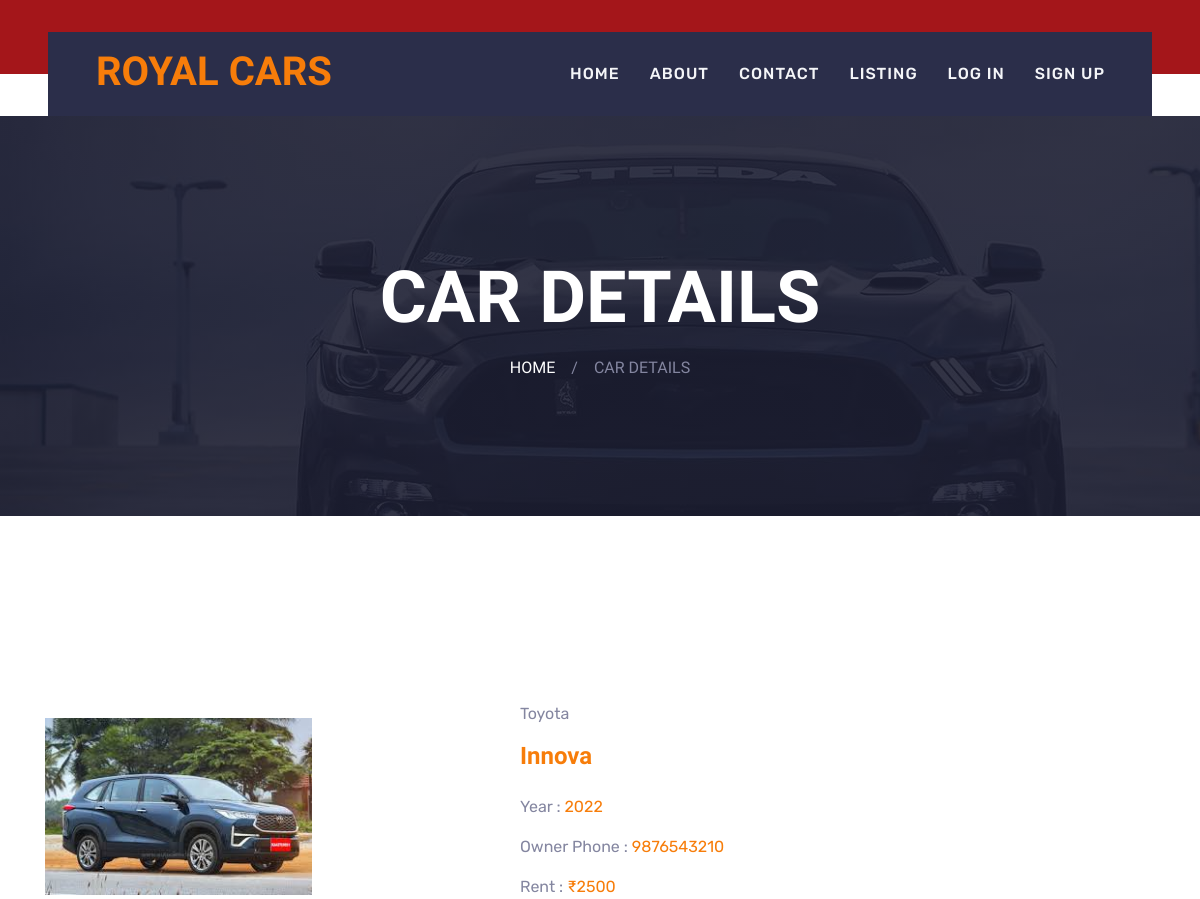
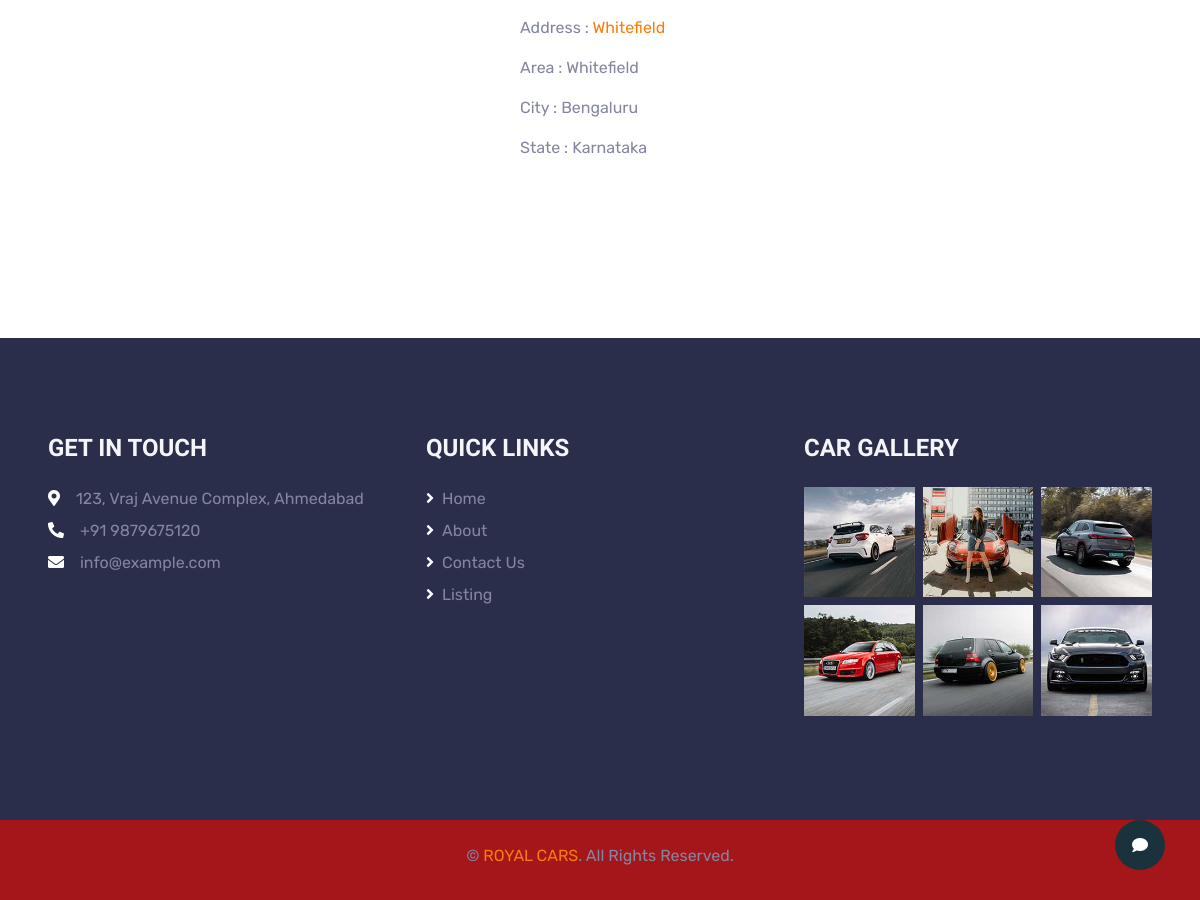
Page /viewcar/1 on the committed database (2 pictures, top to bottom).
### myapp/models.py (models this page shows, shortened)
class Vehicle(models.Model):
    vendor = models.ForeignKey(login_table, on_delete=models.CASCADE)
    company = models.CharField(max_length=255)
    model_name = models.CharField(max_length=255)
    model_year = models.CharField(max_length=255)
    rent_perday = models.IntegerField()
    location = models.CharField(max_length=255)
    area = models.ForeignKey(Area, on_delete=models.CASCADE)
    city = models.ForeignKey(City, on_delete=models.CASCADE)
    state = models.ForeignKey(State, on_delete=models.CASCADE)
    model_photo = models.ImageField(upload_to="photos")
    rc_book = models.FileField(upload_to="pdfs",default="", null=True, blank=True)
    def photos(self):
        return mark_safe('<img src ="{}" width ="100"/>'.format(self.model_photo.url))
    photos.allow_tags = True

class login_table(models.Model):
    name = models.CharField(max_length=100)
    email_id=models.EmailField()
    phone_no=models.CharField(max_length=15)
    password = models.CharField(max_length=300, default="admin")
    photo = models.ImageField(upload_to="photos")
    dob = models.DateField()
    address = models.TextField()
    def photos(self):
        return mark_safe('<img src ="{}" width ="100"/>'.format(self.photo.url))
    photos.allow_tags = True
    ROLE = (
        ("Lessor", "Lessor"),
        ("Lessee", "Lessee")
    )
    usertype = models.CharField(max_length=100,choices=ROLE)
    is_verified = models.BooleanField(default=False)
    comments = models.CharField(max_length=100,default="")

class Area(models.Model):
    name = models.CharField(max_length=255)
    city = models.ForeignKey(City, on_delete=models.CASCADE)
    def __str__(self):
        return self.name

class City(models.Model):
    name = models.CharField(max_length=255)
    state = models.ForeignKey(State, on_delete=models.CASCADE)
    def __str__(self):
        return self.name

class State(models.Model):
    name = models.CharField(max_length=255)
    def __str__(self):
        return self.name

### myapp/views.py (the view)
# urls.py: path("viewcar/<int:cid>", views.viewcar, name="viewcar"),
def viewcar(request, cid):
    try:
        uid = request.session['log_id']
        userdata = login_table.objects.get(id=uid)
        Owner = False
        if userdata.usertype == "Lessor":
            Owner = True
            print(userdata.usertype)
        statedetail = State.objects.all()
        citydetail = City.objects.all()
        areadetail = Area.objects.all()
        try:
            cardata = Vehicle.objects.get(id=cid)
            carownerid = cardata.vendor.id
            Mycar = False
            if carownerid == uid:
                Mycar = True
            context = {
                'userdata': userdata,
                'Owner': Owner,
                'statedetail': statedetail,
                'citydetail': citydetail,
                'areadetail': areadetail,
                'cardata': cardata,
                'Mycar': Mycar,
            }
            return render(request, 'viewcar.html', context)
        except:
            pass
    except:
        pass
    statedetail = State.objects.all()
    citydetail = City.objects.all()
    areadetail = Area.objects.all()
    try:
        cardata = Vehicle.objects.get(id=cid)
        context = {
            'statedetail': statedetail,
            'citydetail': citydetail,
            'areadetail': areadetail,
            'cardata': cardata,
        }
        return render(request, 'viewcar.html', context)
    except:
        pass
    return redirect('/mycars')

### myapp/templates/viewcar.html (shortened to what this page needs)
{% extends 'basic.html' %}
{% load static %}
{% block body %}
    <div class="container-fluid page-header">
        <h1 class="display-3 text-uppercase text-white mb-3">Car Details</h1>
        <div class="d-inline-flex text-white">
            <h6 class="text-uppercase m-0"><a class="text-white" href="/">Home</a></h6>
            <h6 class="text-body m-0 px-3">/</h6>
            <h6 class="text-uppercase text-body m-0">Car Details</h6>
        </div>
    </div>
    <div class="container-fluid py-5">
        <div class="container pt-5 pb-3">
            <div class="row">
              <div class="col-md-5 column">
                <img src="/media/{{cardata.model_photo}}" class="img-fluid mt-3 radius-image" width="60%" alt=""><br><br>
              </div>
              <div class="col-md-7 column align-self mt-md-0 mt-4">
                <p class="user_position">{{cardata.company}}</p>
                <h4 class="user_title agent">
                  <a href="#url">{{cardata.model_name}}</a>
                </h4>
                <div class="team-info my-4">
                  <p>Year : <a href=""
                      class="mail">{{cardata.model_year}}</a></p>
                  <p>Owner Phone : <a href="tel:{{profiledata.l_id.phone_no}}">{{cardata.vendor.phone_no}}</a></p>
                  <p>Rent : <a href="#url">&#8377;{{cardata.rent_perday}}</a></p>
                  <p>Address : <a href="#url">{{cardata.location}}</a></p>
                  <p>Area : <a href="#url"></a>{{cardata.area}}</p>
                  <p>City : <a href="#url"></a>{{cardata.city}}</p>
                  <p>State : <a href="#url"></a>{{cardata.state}}</p>
                </div>
              </div>
            </div>
        </div>
    </div>
{% endblock %}

### myapp/static/css/style.css (style rules this page uses)
:root { --primary: #19323c; --secondary: #ba181b; --light: #F4F5F8; --dark: #a4161a ; }
h1, h2, .font-weight-bold { font-weight: 700 !important; }
h3, h4, .font-weight-semi-bold { font-weight: 600 !important; }
h5, h6, .font-weight-medium { font-weight: 500 !important; }
.page-header { height: 400px; margin-bottom: 90px; display: flex; flex-direction: column; align-items: center; justify-content: center; background: linear-gradient(rgba(28, 30, 50, .9), rgba(28, 30, 50, .9)), url(../img/bg-banner.jpg); background-attachment: fixed; }

### rows in the picture
Vehicle: model_photo (picture), company "Toyota", model_name "Innova", model_year "2022", vendor.phone_no "9876543210", rent_perday "2500", location "Whitefield", area "Whitefield", city "Bengaluru", state "Karnataka"
